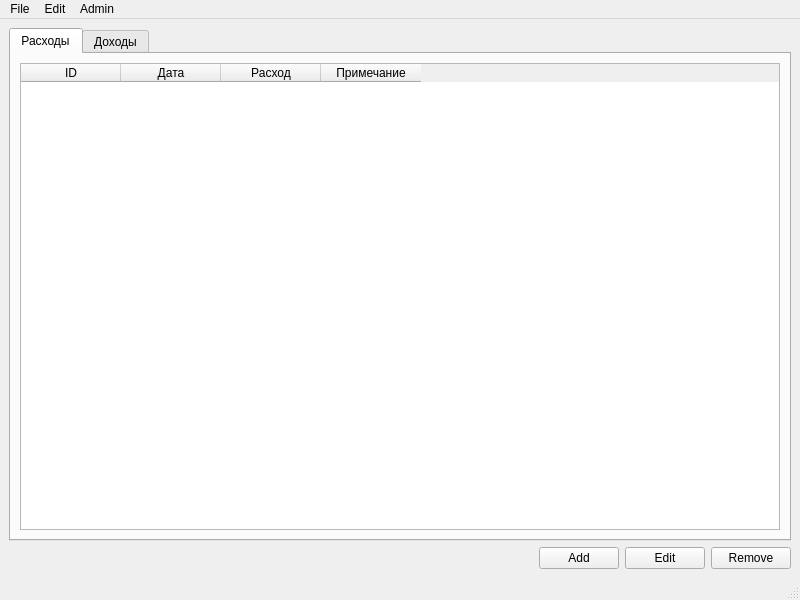
<?xml version="1.0" encoding="UTF-8"?>
<ui version="4.0">
 <class>Contacts</class>
 <widget class="QMainWindow" name="Contacts">
  <property name="geometry">
   <rect>
    <x>0</x>
    <y>0</y>
    <width>800</width>
    <height>600</height>
   </rect>
  </property>
  <property name="windowTitle">
   <string>Учет доходов/расходов</string>
  </property>
  <widget class="QWidget" name="centralwidget">
   <layout class="QVBoxLayout" name="verticalLayout">
    <item>
     <widget class="QTabWidget" name="tabWidget">
      <property name="currentIndex">
       <number>0</number>
      </property>
      <widget class="QWidget" name="tabExpenses">
       <property name="enabled">
        <bool>true</bool>
       </property>
       <attribute name="title">
        <string>Расходы</string>
       </attribute>
       <layout class="QVBoxLayout" name="verticalLayout_2">
        <item>
         <widget class="QTableWidget" name="tableExpenses">
          <property name="enabled">
           <bool>true</bool>
          </property>
          <property name="sizePolicy">
           <sizepolicy hsizetype="Preferred" vsizetype="Preferred">
            <horstretch>0</horstretch>
            <verstretch>0</verstretch>
           </sizepolicy>
          </property>
          <property name="locale">
           <locale language="Russian" country="Russia"/>
          </property>
          <property name="columnCount">
           <number>4</number>
          </property>
          <column>
           <property name="text">
            <string>ID</string>
           </property>
          </column>
          <column>
           <property name="text">
            <string>Дата</string>
           </property>
          </column>
          <column>
           <property name="text">
            <string>Расход</string>
           </property>
          </column>
          <column>
           <property name="text">
            <string>Примечание</string>
           </property>
          </column>
         </widget>
        </item>
       </layout>
      </widget>
      <widget class="QWidget" name="tab_Incomes">
       <attribute name="title">
        <string>Доходы</string>
       </attribute>
       <layout class="QVBoxLayout" name="verticalLayout_3">
        <item>
         <widget class="QTableWidget" name="tableIncomes">
          <property name="enabled">
           <bool>true</bool>
          </property>
          <property name="sizePolicy">
           <sizepolicy hsizetype="Preferred" vsizetype="Preferred">
            <horstretch>0</horstretch>
            <verstretch>0</verstretch>
           </sizepolicy>
          </property>
          <property name="locale">
           <locale language="Russian" country="Russia"/>
          </property>
          <property name="columnCount">
           <number>4</number>
          </property>
          <column>
           <property name="text">
            <string>ID</string>
           </property>
          </column>
          <column>
           <property name="text">
            <string>Дата</string>
           </property>
          </column>
          <column>
           <property name="text">
            <string>Доход</string>
           </property>
          </column>
          <column>
           <property name="text">
            <string>Примечание</string>
           </property>
          </column>
         </widget>
        </item>
       </layout>
      </widget>
     </widget>
    </item>
    <item>
     <layout class="QHBoxLayout" name="horizontalLayout">
      <item>
       <spacer name="horizontalSpacer">
        <property name="orientation">
         <enum>Qt::Horizontal</enum>
        </property>
        <property name="sizeHint" stdset="0">
         <size>
          <width>40</width>
          <height>20</height>
         </size>
        </property>
       </spacer>
      </item>
      <item>
       <widget class="QPushButton" name="btnAdd">
        <property name="text">
         <string>Add</string>
        </property>
       </widget>
      </item>
      <item>
       <widget class="QPushButton" name="btnEdit">
        <property name="text">
         <string>Edit</string>
        </property>
       </widget>
      </item>
      <item>
       <widget class="QPushButton" name="btnRemove">
        <property name="text">
         <string>Remove</string>
        </property>
       </widget>
      </item>
     </layout>
    </item>
   </layout>
  </widget>
  <widget class="QMenuBar" name="menubar">
   <property name="geometry">
    <rect>
     <x>0</x>
     <y>0</y>
     <width>800</width>
     <height>22</height>
    </rect>
   </property>
   <widget class="QMenu" name="menuFile">
    <property name="title">
     <string>File</string>
    </property>
    <addaction name="actionExit"/>
   </widget>
   <widget class="QMenu" name="menuEdit">
    <property name="title">
     <string>Edit</string>
    </property>
    <addaction name="actionAdd_item"/>
    <addaction name="actionEdit_item"/>
    <addaction name="actionRemove_item"/>
   </widget>
   <widget class="QMenu" name="menuAdmin">
    <property name="enabled">
     <bool>true</bool>
    </property>
    <property name="title">
     <string>Admin</string>
    </property>
    <addaction name="actionAdminUsers"/>
   </widget>
   <addaction name="menuFile"/>
   <addaction name="menuEdit"/>
   <addaction name="menuAdmin"/>
  </widget>
  <widget class="QStatusBar" name="statusbar"/>
  <action name="actionExit">
   <property name="text">
    <string>Exit</string>
   </property>
  </action>
  <action name="actionAdd_item">
   <property name="text">
    <string>Add item</string>
   </property>
  </action>
  <action name="actionRemove_item">
   <property name="text">
    <string>Remove item</string>
   </property>
  </action>
  <action name="actionSave">
   <property name="text">
    <string>Save</string>
   </property>
  </action>
  <action name="actionOpen">
   <property name="text">
    <string>Open</string>
   </property>
  </action>
  <action name="actionEdit_item">
   <property name="text">
    <string>Edit item</string>
   </property>
  </action>
  <action name="actionAdminUsers">
   <property name="enabled">
    <bool>true</bool>
   </property>
   <property name="text">
    <string>Управление пользователями</string>
   </property>
  </action>
 </widget>
 <resources/>
 <connections/>
</ui>
